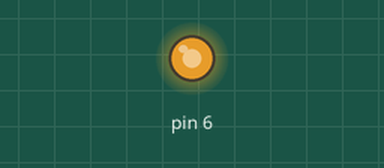
A sketch run on a simulated Arduino Uno, built with avr-gcc and run on an emulated ATmega328P. Shown: output pins drawn as LEDs (lit = HIGH).

Above: at 0.1 s.
Timing chart, 0 to 1.6 s (numbered marks = the images above):
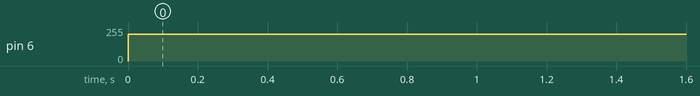

The sketch:

analogWrite_LED_Brightness_Controll.ino
```cpp
void setup() {
  // code to control LED Brightness

}

void loop() {
  // put your main code here, to run repeatedly:
analogWrite(6,200);
}
```

Measured:
- by itself, pin 6: 0/255 → 200/255 at 0.00 s
